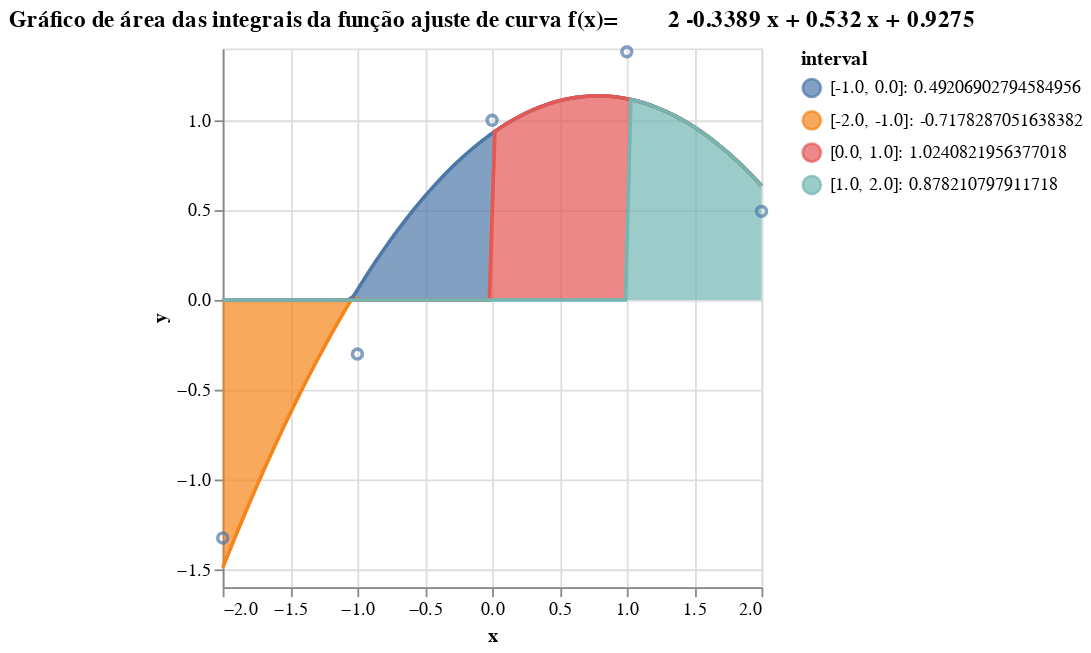

Source (notebook cell):
### Code cell
#exponencial com ajuste de curva
x = [-2, -1, 0, 1, 2]
y = [senoidal(i) for i in x]
datapoint = pd.DataFrame({'x':x, 'y':y})

degree = 2
curve_senoidal = curve_fitting(x, y, degree)


data_area_senoidal_ajuste, total_senoidal_ajuste = xds(curve_senoidal)


grafico_senoidal_ajuste = alt.Chart(data_area_senoidal_ajuste, title="Gráfico de área das integrais da função ajuste de curva f(x)={}".format(curve_senoidal)).mark_area(line=True).encode(
    x='x',
    y='y',
    color='interval'
)
grafico_pontos = alt.Chart(datapoint).mark_point().encode(
    x='x',
    y='y',
    tooltip = 'x'
)

grafico_senoidal_ajuste += grafico_pontos
grafico_senoidal_ajuste

### Figure 1 — Vega-Lite specification as saved in the notebook (floating-point values rounded to 4 significant figures)
{"config": {"view": {"continuousWidth": 300, "continuousHeight": 300}}, "layer": [{"data": {"name": "data-6fb76f89f4cd5b89a6d329802da2a06f"}, "mark": {"type": "area", "line": true}, "encoding": {"color": {"field": "interval", "type": "nominal"}, "x": {"field": "x", "type": "quantitative"}, "y": {"field": "y", "type": "quantitative"}}, "title": "Gráfico de área das integrais da função ajuste de curva f(x)=         2\n-0.3389 x + 0.532 x + 0.9275"}, {"data": {"name": "data-f08d2315abad341520cf21c599a6edb9"}, "mark": {"type": "point"}, "encoding": {"tooltip": {"field": "x", "type": "quantitative"}, "x": {"field": "x", "type": "quantitative"}, "y": {"field": "y", "type": "quantitative"}}}], "$schema": "https://vega.github.io/schema/vega-lite/v5.8.0.json", "datasets": {"data-6fb76f89f4cd5b89a6d329802da2a06f": [{"x": -2.0, "y": -1.492, "interval": "[-2.0, -1.0]: -0.7178287051638382"}, {"x": -1.96, "y": -1.417, "interval": "[-2.0, -1.0]: -0.7178287051638382"}, {"x": -1.919, "y": -1.342, "interval": "[-2.0, -1.0]: -0.7178287051638382"}, {"x": -1.879, "y": -1.268, "interval": "[-2.0, -1.0]: -0.7178287051638382"}, {"x": -1.838, "y": -1.196, "interval": "[-2.0, -1.0]: -0.7178287051638382"}, {"x": -1.798, "y": -1.125, "interval": "[-2.0, -1.0]: -0.7178287051638382"}, {"x": -1.758, "y": -1.055, "interval": "[-2.0, -1.0]: -0.7178287051638382"}, {"x": -1.717, "y": -0.9854, "interval": "[-2.0, -1.0]: -0.7178287051638382"}, {"x": -1.677, "y": -0.9175, "interval": "[-2.0, -1.0]: -0.7178287051638382"}, {"x": -1.636, "y": -0.8506, "interval": "[-2.0, -1.0]: -0.7178287051638382"}, {"x": -1.596, "y": -0.7848, "interval": "[-2.0, -1.0]: -0.7178287051638382"}, {"x": -1.556, "y": -0.7202, "interval": "[-2.0, -1.0]: -0.7178287051638382"}, {"x": -1.515, "y": -0.6566, "interval": "[-2.0, -1.0]: -0.7178287051638382"}, {"x": -1.475, "y": -0.5942, "interval": "[-2.0, -1.0]: -0.7178287051638382"}, {"x": -1.434, "y": -0.5329, "interval": "[-2.0, -1.0]: -0.7178287051638382"}, {"x": -1.394, "y": -0.4726, "interval": "[-2.0, -1.0]: -0.7178287051638382"}, {"x": -1.354, "y": -0.4135, "interval": "[-2.0, -1.0]: -0.7178287051638382"}, {"x": -1.313, "y": -0.3555, "interval": "[-2.0, -1.0]: -0.7178287051638382"}, {"x": -1.273, "y": -0.2986, "interval": "[-2.0, -1.0]: -0.7178287051638382"}, {"x": -1.232, "y": -0.2428, "interval": "[-2.0, -1.0]: -0.7178287051638382"}, {"x": -1.192, "y": -0.1881, "interval": "[-2.0, -1.0]: -0.7178287051638382"}, {"x": -1.152, "y": -0.1345, "interval": "[-2.0, -1.0]: -0.7178287051638382"}, {"x": -1.111, "y": -0.08203, "interval": "[-2.0, -1.0]: -0.7178287051638382"}, {"x": -1.071, "y": -0.03065, "interval": "[-2.0, -1.0]: -0.7178287051638382"}, {"x": -1.03, "y": 0.01962, "interval": "[-2.0, -1.0]: -0.7178287051638382"}, {"x": -0.9899, "y": 0.06878, "interval": "[-1.0, 0.0]: 0.49206902794584956"}, {"x": -0.9495, "y": 0.1168, "interval": "[-1.0, 0.0]: 0.49206902794584956"}, {"x": -0.9091, "y": 0.1638, "interval": "[-1.0, 0.0]: 0.49206902794584956"}, {"x": -0.8687, "y": 0.2096, "interval": "[-1.0, 0.0]: 0.49206902794584956"}, {"x": -0.8283, "y": 0.2544, "interval": "[-1.0, 0.0]: 0.49206902794584956"}, {"x": -0.7879, "y": 0.298, "interval": "[-1.0, 0.0]: 0.49206902794584956"}, {"x": -0.7475, "y": 0.3405, "interval": "[-1.0, 0.0]: 0.49206902794584956"}, {"x": -0.7071, "y": 0.3819, "interval": "[-1.0, 0.0]: 0.49206902794584956"}, {"x": -0.6667, "y": 0.4222, "interval": "[-1.0, 0.0]: 0.49206902794584956"}, {"x": -0.6263, "y": 0.4614, "interval": "[-1.0, 0.0]: 0.49206902794584956"}, {"x": -0.5859, "y": 0.4995, "interval": "[-1.0, 0.0]: 0.49206902794584956"}, {"x": -0.5455, "y": 0.5365, "interval": "[-1.0, 0.0]: 0.49206902794584956"}, {"x": -0.5051, "y": 0.5724, "interval": "[-1.0, 0.0]: 0.49206902794584956"}, {"x": -0.4646, "y": 0.6072, "interval": "[-1.0, 0.0]: 0.49206902794584956"}, {"x": -0.4242, "y": 0.6408, "interval": "[-1.0, 0.0]: 0.49206902794584956"}, {"x": -0.3838, "y": 0.6734, "interval": "[-1.0, 0.0]: 0.49206902794584956"}, {"x": -0.3434, "y": 0.7049, "interval": "[-1.0, 0.0]: 0.49206902794584956"}, {"x": -0.303, "y": 0.7352, "interval": "[-1.0, 0.0]: 0.49206902794584956"}, {"x": -0.2626, "y": 0.7644, "interval": "[-1.0, 0.0]: 0.49206902794584956"}, {"x": -0.2222, "y": 0.7926, "interval": "[-1.0, 0.0]: 0.49206902794584956"}, {"x": -0.1818, "y": 0.8196, "interval": "[-1.0, 0.0]: 0.49206902794584956"}, {"x": -0.1414, "y": 0.8455, "interval": "[-1.0, 0.0]: 0.49206902794584956"}, {"x": -0.101, "y": 0.8703, "interval": "[-1.0, 0.0]: 0.49206902794584956"}, {"x": -0.06061, "y": 0.8941, "interval": "[-1.0, 0.0]: 0.49206902794584956"}, {"x": -0.0202, "y": 0.9167, "interval": "[-1.0, 0.0]: 0.49206902794584956"}, {"x": 0.0202, "y": 0.9382, "interval": "[0.0, 1.0]: 1.0240821956377018"}, {"x": 0.06061, "y": 0.9585, "interval": "[0.0, 1.0]: 1.0240821956377018"}, {"x": 0.101, "y": 0.9778, "interval": "[0.0, 1.0]: 1.0240821956377018"}, {"x": 0.1414, "y": 0.996, "interval": "[0.0, 1.0]: 1.0240821956377018"}, {"x": 0.1818, "y": 1.013, "interval": "[0.0, 1.0]: 1.0240821956377018"}, {"x": 0.2222, "y": 1.029, "interval": "[0.0, 1.0]: 1.0240821956377018"}, {"x": 0.2626, "y": 1.044, "interval": "[0.0, 1.0]: 1.0240821956377018"}, {"x": 0.303, "y": 1.058, "interval": "[0.0, 1.0]: 1.0240821956377018"}, {"x": 0.3434, "y": 1.07, "interval": "[0.0, 1.0]: 1.0240821956377018"}, {"x": 0.3838, "y": 1.082, "interval": "[0.0, 1.0]: 1.0240821956377018"}, {"x": 0.4242, "y": 1.092, "interval": "[0.0, 1.0]: 1.0240821956377018"}, {"x": 0.4646, "y": 1.102, "interval": "[0.0, 1.0]: 1.0240821956377018"}, {"x": 0.5051, "y": 1.11, "interval": "[0.0, 1.0]: 1.0240821956377018"}, {"x": 0.5455, "y": 1.117, "interval": "[0.0, 1.0]: 1.0240821956377018"}, {"x": 0.5859, "y": 1.123, "interval": "[0.0, 1.0]: 1.0240821956377018"}, {"x": 0.6263, "y": 1.128, "interval": "[0.0, 1.0]: 1.0240821956377018"}, {"x": 0.6667, "y": 1.132, "interval": "[0.0, 1.0]: 1.0240821956377018"}, {"x": 0.7071, "y": 1.134, "interval": "[0.0, 1.0]: 1.0240821956377018"}, {"x": 0.7475, "y": 1.136, "interval": "[0.0, 1.0]: 1.0240821956377018"}, {"x": 0.7879, "y": 1.136, "interval": "[0.0, 1.0]: 1.0240821956377018"}, {"x": 0.8283, "y": 1.136, "interval": "[0.0, 1.0]: 1.0240821956377018"}, {"x": 0.8687, "y": 1.134, "interval": "[0.0, 1.0]: 1.0240821956377018"}, {"x": 0.9091, "y": 1.131, "interval": "[0.0, 1.0]: 1.0240821956377018"}, {"x": 0.9495, "y": 1.127, "interval": "[0.0, 1.0]: 1.0240821956377018"}, {"x": 0.9899, "y": 1.122, "interval": "[0.0, 1.0]: 1.0240821956377018"}, {"x": 1.03, "y": 1.116, "interval": "[1.0, 2.0]: 0.878210797911718"}, {"x": 1.071, "y": 1.109, "interval": "[1.0, 2.0]: 0.878210797911718"}, {"x": 1.111, "y": 1.1, "interval": "[1.0, 2.0]: 0.878210797911718"}, {"x": 1.152, "y": 1.091, "interval": "[1.0, 2.0]: 0.878210797911718"}, {"x": 1.192, "y": 1.08, "interval": "[1.0, 2.0]: 0.878210797911718"}, {"x": 1.232, "y": 1.068, "interval": "[1.0, 2.0]: 0.878210797911718"}, {"x": 1.273, "y": 1.056, "interval": "[1.0, 2.0]: 0.878210797911718"}, {"x": 1.313, "y": 1.042, "interval": "[1.0, 2.0]: 0.878210797911718"}, {"x": 1.354, "y": 1.027, "interval": "[1.0, 2.0]: 0.878210797911718"}, {"x": 1.394, "y": 1.011, "interval": "[1.0, 2.0]: 0.878210797911718"}, {"x": 1.434, "y": 0.9933, "interval": "[1.0, 2.0]: 0.878210797911718"}, {"x": 1.475, "y": 0.975, "interval": "[1.0, 2.0]: 0.878210797911718"}, {"x": 1.515, "y": 0.9555, "interval": "[1.0, 2.0]: 0.878210797911718"}, {"x": 1.556, "y": 0.935, "interval": "[1.0, 2.0]: 0.878210797911718"}, {"x": 1.596, "y": 0.9133, "interval": "[1.0, 2.0]: 0.878210797911718"}, {"x": 1.636, "y": 0.8905, "interval": "[1.0, 2.0]: 0.878210797911718"}, {"x": 1.677, "y": 0.8667, "interval": "[1.0, 2.0]: 0.878210797911718"}, {"x": 1.717, "y": 0.8417, "interval": "[1.0, 2.0]: 0.878210797911718"}, {"x": 1.758, "y": 0.8156, "interval": "[1.0, 2.0]: 0.878210797911718"}, {"x": 1.798, "y": 0.7884, "interval": "[1.0, 2.0]: 0.878210797911718"}, {"x": 1.838, "y": 0.7601, "interval": "[1.0, 2.0]: 0.878210797911718"}, {"x": 1.879, "y": 0.7307, "interval": "[1.0, 2.0]: 0.878210797911718"}, {"x": 1.919, "y": 0.7002, "interval": "[1.0, 2.0]: 0.878210797911718"}, {"x": 1.96, "y": 0.6685, "interval": "[1.0, 2.0]: 0.878210797911718"}, {"x": 2.0, "y": 0.6358, "interval": "[1.0, 2.0]: 0.878210797911718"}], "data-f08d2315abad341520cf21c599a6edb9": [{"x": -2, "y": -1.325}, {"x": -1, "y": -0.3012}, {"x": 0, "y": 1.0}, {"x": 1, "y": 1.382}, {"x": 2, "y": 0.4932}]}}
